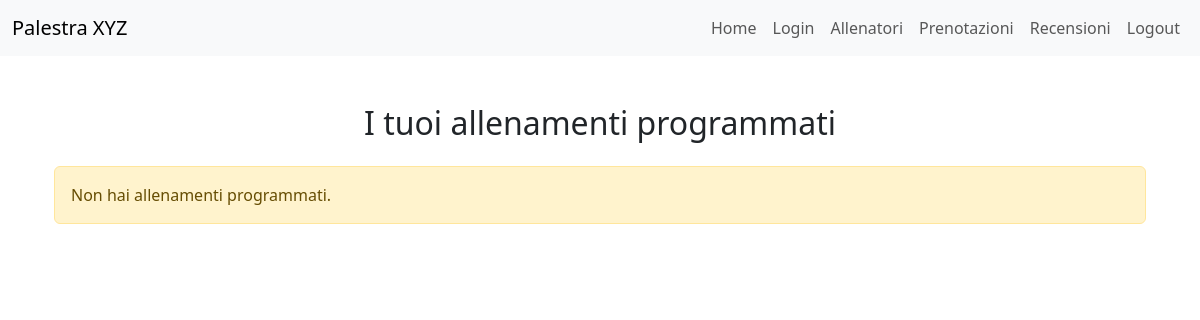
The page /trainers/allenamenti/ (signed in) on the database as committed earlier.
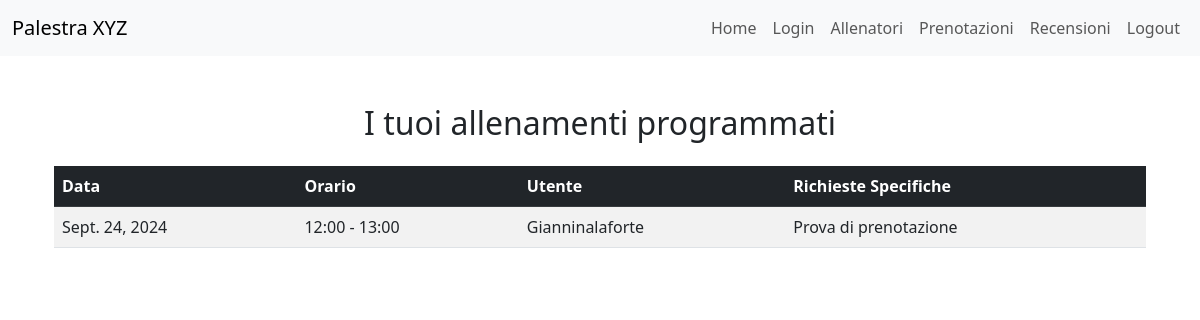
The same page on the database as committed later.
### bookings/models.py (models this page shows, shortened)
class Prenotazione(models.Model):
    registrato_utente = models.ForeignKey(RegistratoUtente, on_delete=models.CASCADE)
    personal_trainer = models.ForeignKey(PersonalTrainer, on_delete=models.CASCADE)
    richieste_specifiche = models.TextField(max_length=500, blank=True, null=True)
    ORARI_FASCIA = [
        (8, '8:00 - 9:00'),
        (9, '9:00 - 10:00'),
        (10, '10:00 - 11:00'),
        (11, '11:00 - 12:00'),
        (12, '12:00 - 13:00'),
        (13, '13:00 - 14:00'),
        (14, '14:00 - 15:00'),
        (15, '15:00 - 16:00'),
        (16, '16:00 - 17:00'),
        (17, '17:00 - 18:00'),
        (18, '18:00 - 19:00'),
    ]
    fascia_oraria = models.IntegerField(choices=ORARI_FASCIA)
    data_prenotazione = models.DateField()
    class Meta:
        unique_together = ('personal_trainer', 'fascia_oraria', 'data_prenotazione')
    class Meta:
        verbose_name_plural = "Prenotazioni"

### accounts/models.py (models this page shows, shortened)
class RegistratoUtente(models.Model):
    user = models.OneToOneField(User, on_delete=models.CASCADE)
    nome = models.CharField(max_length=100)
    cognome = models.CharField(max_length=100)
    data_nascita = models.DateField()
    bio = models.TextField(max_length=500)
    SCELTA_PREFERENZE = [
        ("BB", "BodyBuilding"),
        ("PL", "PowerLifting"),
        ("CL", "Calisthenics"),
        ("ST", "StrongMen"),
        ("YG", "Yoga"),
        ("PS", "Pilates"),
        ("AR", "Aerobico")
    ]
    preferenze = models.CharField(max_length=2, choices=SCELTA_PREFERENZE)
    class Meta:
        verbose_name_plural = "UtentiRegistrati"

### trainers/views.py (the view)
# urls.py: path('allenamenti/', allenamenti_programmati, name='allenamenti_programmati'),
@login_required
def allenamenti_programmati(request):
    try:
        personal_trainer = PersonalTrainer.objects.get(user=request.user)
    except PersonalTrainer.DoesNotExist:
        messages.error(request, "Devi essere un personal trainer per visualizzare i tuoi allenamenti.")
        return redirect('personal_trainer_home')
    allenamenti = Prenotazione.objects.filter(personal_trainer=personal_trainer).order_by('data_prenotazione', 'fascia_oraria')
    return render(request, 'trainers/allenamenti_programmati.html', {'allenamenti': allenamenti})

### trainers/templates/trainers/allenamenti_programmati.html
{% extends 'trainers/base.html' %}
{% block content %}
<div class="container mt-5">
    <h2 class="text-center mb-4">I tuoi allenamenti programmati</h2>
    {% if allenamenti %}
        <div class="table-responsive">
            <table class="table table-striped">
                <thead class="table-dark">
                    <tr>
                        <th>Data</th>
                        <th>Orario</th>
                        <th>Utente</th>
                        <th>Richieste Specifiche</th>
                    </tr>
                </thead>
                <tbody>
                    {% for allenamento in allenamenti %}
                        <tr>
                            <td>{{ allenamento.data_prenotazione }}</td>
                            <td>{{ allenamento.get_fascia_oraria_display }}</td>
                            <td>{{ allenamento.registrato_utente.user.username }}</td>
                            <td>{{ allenamento.richieste_specifiche|default:"Nessuna" }}</td>
                        </tr>
                    {% endfor %}
                </tbody>
            </table>
        </div>
    {% else %}
        <div class="alert alert-warning" role="alert">
            Non hai allenamenti programmati.
        </div>
    {% endif %}
</div>
{% endblock %}

Rows that differ between the two databases and show on the page:
added Prenotazione: data_prenotazione "Sept. 24, 2024", fascia_oraria "12:00 - 13:00", registrato_utente.user.username "Gianninalaforte", richieste_specifiche "Prova di prenotazione"
Other text that changed with them:
text no longer shown: "Non hai allenamenti programmati."
text now shown: "Data Orario Utente Richieste Specifiche"
